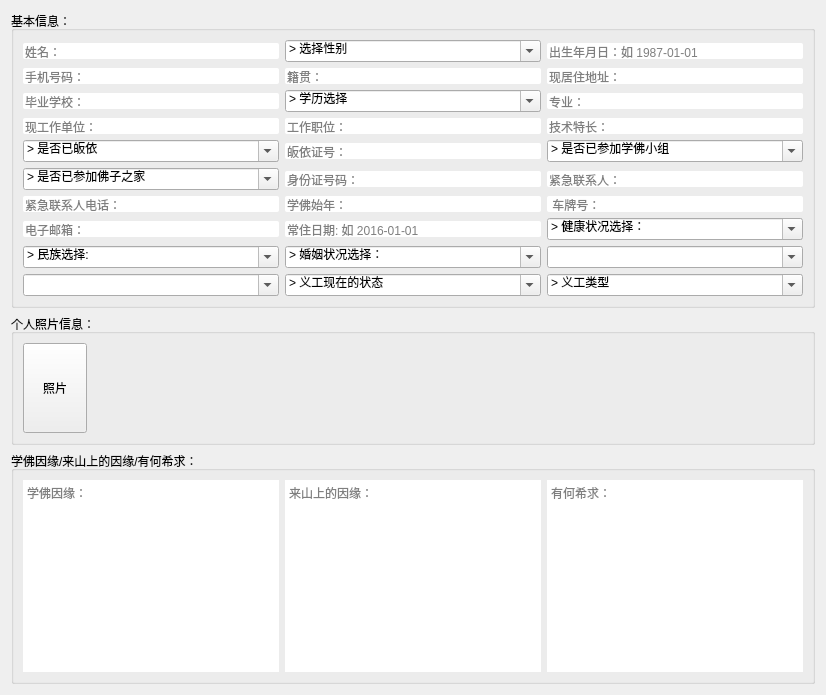
      <widget class="QWidget" name="tabAdd">
       <attribute name="title">
        <string>录入义工</string>
       </attribute>
       <layout class="QVBoxLayout" name="verticalLayout">
        <item>
         <widget class="QGroupBox" name="gridGroupBoxBase">
          <property name="title">
           <string>基本信息：</string>
          </property>
          <layout class="QGridLayout" name="gridLayout">
           <item row="11" column="1">
            <widget class="QComboBox" name="comboBoxMariage">
             <property name="editable">
              <bool>true</bool>
             </property>
             <item>
              <property name="text">
               <string>&gt; 婚姻状况选择：</string>
              </property>
             </item>
             <item>
              <property name="text">
               <string>已婚</string>
              </property>
             </item>
             <item>
              <property name="text">
               <string>未婚</string>
              </property>
             </item>
             <item>
              <property name="text">
               <string>离异</string>
              </property>
             </item>
             <item>
              <property name="text">
               <string>丧偶</string>
              </property>
             </item>
            </widget>
           </item>
           <item row="5" column="1">
            <widget class="QLineEdit" name="lineEditPID">
             <property name="sizePolicy">
              <sizepolicy hsizetype="Expanding" vsizetype="Fixed">
               <horstretch>0</horstretch>
               <verstretch>0</verstretch>
              </sizepolicy>
             </property>
             <property name="maximumSize">
              <size>
               <width>16777215</width>
               <height>16777215</height>
              </size>
             </property>
             <property name="styleSheet">
              <string notr="true">border-radius: 2px;</string>
             </property>
             <property name="placeholderText">
              <string>身份证号码：</string>
             </property>
            </widget>
           </item>
           <item row="5" column="2">
            <widget class="QLineEdit" name="lineEditEmer">
             <property name="sizePolicy">
              <sizepolicy hsizetype="Expanding" vsizetype="Fixed">
               <horstretch>0</horstretch>
               <verstretch>0</verstretch>
              </sizepolicy>
             </property>
             <property name="maximumSize">
              <size>
               <width>16777215</width>
               <height>16777215</height>
              </size>
             </property>
             <property name="styleSheet">
              <string notr="true">border-radius: 2px;</string>
             </property>
             <property name="placeholderText">
              <string>紧急联系人：</string>
             </property>
            </widget>
           </item>
           <item row="11" column="0">
            <widget class="QComboBox" name="comboBoxRace">
             <property name="editable">
              <bool>true</bool>
             </property>
             <item>
              <property name="text">
               <string>&gt; 民族选择:</string>
              </property>
             </item>
             <item>
              <property name="text">
               <string>汉族</string>
              </property>
             </item>
             <item>
              <property name="text">
               <string>蒙古族</string>
              </property>
             </item>
             <item>
              <property name="text">
               <string>回族</string>
              </property>
             </item>
             <item>
              <property name="text">
               <string>藏族</string>
              </property>
             </item>
             <item>
              <property name="text">
               <string>维吾尔族</string>
              </property>
             </item>
             <item>
              <property name="text">
               <string>苗族</string>
              </property>
             </item>
             <item>
              <property name="text">
               <string>彝族</string>
              </property>
             </item>
             <item>
              <property name="text">
               <string>壮族</string>
              </property>
             </item>
             <item>
              <property name="text">
               <string>满族</string>
              </property>
             </item>
             <item>
              <property name="text">
               <string>朝鲜族</string>
              </property>
             </item>
             <item>
              <property name="text">
               <string>达斡尔族</string>
              </property>
             </item>
             <item>
              <property name="text">
               <string>鄂温克族</string>
              </property>
             </item>
             <item>
              <property name="text">
               <string>鄂伦春族</string>
              </property>
             </item>
             <item>
              <property name="text">
               <string>赫哲族</string>
              </property>
             </item>
             <item>
              <property name="text">
               <string>土族</string>
              </property>
             </item>
             <item>
              <property name="text">
               <string>撒拉族</string>
              </property>
             </item>
             <item>
              <property name="text">
               <string>东乡族</string>
              </property>
             </item>
             <item>
              <property name="text">
               <string>保安族</string>
              </property>
             </item>
             <item>
              <property name="text">
               <string>裕固族</string>
              </property>
             </item>
             <item>
              <property name="text">
               <string>哈萨克族</string>
              </property>
             </item>
             <item>
              <property name="text">
               <string>柯尔克孜族</string>
              </property>
             </item>
             <item>
              <property name="text">
               <string>乌孜别克族</string>
              </property>
             </item>
             <item>
              <property name="text">
               <string>塔吉克族</string>
              </property>
             </item>
             <item>
              <property name="text">
               <string>塔塔尔族</string>
              </property>
             </item>
             <item>
              <property name="text">
               <string>锡伯族</string>
              </property>
             </item>
             <item>
              <property name="text">
               <string>俄罗斯族</string>
              </property>
             </item>
             <item>
              <property name="text">
               <string>瑶族</string>
              </property>
             </item>
             <item>
              <property name="text">
               <string>白族</string>
              </property>
             </item>
             <item>
              <property name="text">
               <string>傣族</string>
              </property>
             </item>
             <item>
              <property name="text">
               <string>哈民族</string>
              </property>
             </item>
             <item>
              <property name="text">
               <string>佤族</string>
              </property>
             </item>
             <item>
              <property name="text">
               <string>傈傈族</string>
              </property>
             </item>
             <item>
              <property name="text">
               <string>纳西族</string>
              </property>
             </item>
             <item>
              <property name="text">
               <string>拉祜族</string>
              </property>
             </item>
             <item>
              <property name="text">
               <string>景颇族</string>
              </property>
             </item>
             <item>
              <property name="text">
               <string>布朗族</string>
              </property>
             </item>
             <item>
              <property name="text">
               <string>阿昌族</string>
              </property>
             </item>
             <item>
              <property name="text">
               <string>怒族</string>
              </property>
             </item>
             <item>
              <property name="text">
               <string>德昂族</string>
              </property>
             </item>
             <item>
              <property name="text">
               <string>独龙族</string>
              </property>
             </item>
             <item>
              <property name="text">
               <string>普米族</string>
              </property>
             </item>
             <item>
              <property name="text">
               <string>门巴族</string>
              </property>
             </item>
             <item>
              <property name="text">
               <string>布依族</string>
              </property>
             </item>
             <item>
              <property name="text">
               <string>水族</string>
              </property>
             </item>
             <item>
              <property name="text">
               <string>仡佬族</string>
              </property>
             </item>
             <item>
              <property name="text">
               <string>侗族</string>
              </property>
             </item>
             <item>
              <property name="text">
               <string>土家族</string>
              </property>
             </item>
             <item>
              <property name="text">
               <string>羌族</string>
              </property>
             </item>
             <item>
              <property name="text">
               <string>仫佬族</string>
              </property>
             </item>
             <item>
              <property name="text">
               <string>毛南族</string>
              </property>
             </item>
             <item>
              <property name="text">
               <string>珞巴族</string>
              </property>
             </item>
             <item>
              <property name="text">
               <string>基诺族</string>
              </property>
             </item>
             <item>
              <property name="text">
               <string>黎族</string>
              </property>
             </item>
             <item>
              <property name="text">
               <string>京族</string>
              </property>
             </item>
             <item>
              <property name="text">
               <string>畲族</string>
              </property>
             </item>
             <item>
              <property name="text">
               <string>高山族</string>
              </property>
             </item>
             <item>
              <property name="text">
               <string>苦聪人</string>
              </property>
             </item>
             <item>
              <property name="text">
               <string>登人</string>
              </property>
             </item>
             <item>
              <property name="text">
               <string>外籍</string>
              </property>
             </item>
            </widget>
           </item>
           <item row="4" column="2">
            <widget class="QComboBox" name="comboBoxIfGroup">
             <property name="editable">
              <bool>true</bool>
             </property>
             <item>
              <property name="text">
               <string>&gt; 是否已参加学佛小组</string>
              </property>
             </item>
             <item>
              <property name="text">
               <string>是</string>
              </property>
             </item>
             <item>
              <property name="text">
               <string>否</string>
              </property>
             </item>
            </widget>
           </item>
           <item row="2" column="1">
            <widget class="QComboBox" name="comboBoxAcademic">
             <property name="editable">
              <bool>true</bool>
             </property>
             <item>
              <property name="text">
               <string>&gt; 学历选择</string>
              </property>
             </item>
             <item>
              <property name="text">
               <string>大学本科</string>
              </property>
             </item>
             <item>
              <property name="text">
               <string>大学专科</string>
              </property>
             </item>
             <item>
              <property name="text">
               <string>硕士研究生</string>
              </property>
             </item>
             <item>
              <property name="text">
               <string>博士研究生</string>
              </property>
             </item>
             <item>
              <property name="text">
               <string>高中</string>
              </property>
             </item>
             <item>
              <property name="text">
               <string>初中</string>
              </property>
             </item>
             <item>
              <property name="text">
               <string>小学</string>
              </property>
             </item>
             <item>
              <property name="text">
               <string>其他</string>
              </property>
             </item>
            </widget>
           </item>
           <item row="10" column="0">
            <widget class="QLineEdit" name="lineEditEmail">
             <property name="sizePolicy">
              <sizepolicy hsizetype="Expanding" vsizetype="Fixed">
               <horstretch>0</horstretch>
               <verstretch>0</verstretch>
              </sizepolicy>
             </property>
             <property name="maximumSize">
              <size>
               <width>16777215</width>
               <height>16777215</height>
              </size>
             </property>
             <property name="styleSheet">
              <string notr="true">border-radius: 2px;</string>
             </property>
             <property name="placeholderText">
              <string>电子邮箱：</string>
             </property>
            </widget>
           </item>
           <item row="10" column="1">
            <widget class="QLineEdit" name="lineEditStayDate">
             <property name="styleSheet">
              <string notr="true">border-radius: 2px;</string>
             </property>
             <property name="placeholderText">
              <string>常住日期: 如 2016-01-01</string>
             </property>
            </widget>
           </item>
           <item row="1" column="1">
            <widget class="QLineEdit" name="lineEditHome">
             <property name="sizePolicy">
              <sizepolicy hsizetype="Expanding" vsizetype="Fixed">
               <horstretch>0</horstretch>
               <verstretch>0</verstretch>
              </sizepolicy>
             </property>
             <property name="maximumSize">
              <size>
               <width>16777215</width>
               <height>16777215</height>
              </size>
             </property>
             <property name="styleSheet">
              <string notr="true">border-radius: 2px;</string>
             </property>
             <property name="placeholderText">
              <string>籍贯：</string>
             </property>
            </widget>
           </item>
           <item row="9" column="2">
            <widget class="QLineEdit" name="lineEditLicencePlate">
             <property name="styleSheet">
              <string notr="true">border-radius: 2px;</string>
             </property>
             <property name="placeholderText">
              <string> 车牌号：</string>
             </property>
            </widget>
           </item>
           <item row="9" column="0">
            <widget class="QLineEdit" name="lineEditEmerPhone">
             <property name="sizePolicy">
              <sizepolicy hsizetype="Expanding" vsizetype="Fixed">
               <horstretch>0</horstretch>
               <verstretch>0</verstretch>
              </sizepolicy>
             </property>
             <property name="maximumSize">
              <size>
               <width>16777215</width>
               <height>16777215</height>
              </size>
             </property>
             <property name="styleSheet">
              <string notr="true">border-radius: 2px;</string>
             </property>
             <property name="placeholderText">
              <string>紧急联系人电话：</string>
             </property>
            </widget>
           </item>
           <item row="9" column="1">
            <widget class="QLineEdit" name="lineEditStartLearnBud">
             <property name="sizePolicy">
              <sizepolicy hsizetype="Expanding" vsizetype="Fixed">
               <horstretch>0</horstretch>
               <verstretch>0</verstretch>
              </sizepolicy>
             </property>
             <property name="maximumSize">
              <size>
               <width>16777215</width>
               <height>16777215</height>
              </size>
             </property>
             <property name="styleSheet">
              <string notr="true">border-radius: 2px;</string>
             </property>
             <property name="placeholderText">
              <string>学佛始年：</string>
             </property>
            </widget>
           </item>
           <item row="0" column="2">
            <widget class="QLineEdit" name="lineEditBirthday">
             <property name="sizePolicy">
              <sizepolicy hsizetype="Expanding" vsizetype="Fixed">
               <horstretch>0</horstretch>
               <verstretch>0</verstretch>
              </sizepolicy>
             </property>
             <property name="maximumSize">
              <size>
               <width>16777215</width>
               <height>16777215</height>
              </size>
             </property>
             <property name="styleSheet">
              <string notr="true">border-radius: 2px;</string>
             </property>
             <property name="placeholderText">
              <string>出生年月日：如 1987-01-01</string>
             </property>
            </widget>
           </item>
           <item row="3" column="2">
            <widget class="QLineEdit" name="lineEditHobby">
             <property name="sizePolicy">
              <sizepolicy hsizetype="Expanding" vsizetype="Fixed">
               <horstretch>0</horstretch>
               <verstretch>0</verstretch>
              </sizepolicy>
             </property>
             <property name="maximumSize">
              <size>
               <width>16777215</width>
               <height>16777215</height>
              </size>
             </property>
             <property name="styleSheet">
              <string notr="true">border-radius: 2px;</string>
             </property>
             <property name="placeholderText">
              <string>技术特长：</string>
             </property>
            </widget>
           </item>
           <item row="0" column="0">
            <widget class="QLineEdit" name="lineEditName">
             <property name="sizePolicy">
              <sizepolicy hsizetype="Expanding" vsizetype="Fixed">
               <horstretch>0</horstretch>
               <verstretch>0</verstretch>
              </sizepolicy>
             </property>
             <property name="maximumSize">
              <size>
               <width>16777215</width>
               <height>16777215</height>
              </size>
             </property>
             <property name="toolTip">
              <string>按ENTER可以进入查询，如果存在同名的人，则在查询义工栏输出。</string>
             </property>
             <property name="styleSheet">
              <string notr="true">border-radius: 2px;</string>
             </property>
             <property name="placeholderText">
              <string comment="name">姓名：</string>
             </property>
            </widget>
           </item>
           <item row="3" column="0">
            <widget class="QLineEdit" name="lineEditWorkPlace">
             <property name="styleSheet">
              <string notr="true">border-radius: 2px;</string>
             </property>
             <property name="placeholderText">
              <string>现工作单位：</string>
             </property>
            </widget>
           </item>
           <item row="2" column="2">
            <widget class="QLineEdit" name="lineEditField">
             <property name="sizePolicy">
              <sizepolicy hsizetype="Expanding" vsizetype="Fixed">
               <horstretch>0</horstretch>
               <verstretch>0</verstretch>
              </sizepolicy>
             </property>
             <property name="maximumSize">
              <size>
               <width>16777215</width>
               <height>16777215</height>
              </size>
             </property>
             <property name="styleSheet">
              <string notr="true">border-radius: 2px;</string>
             </property>
             <property name="placeholderText">
              <string>专业：</string>
             </property>
            </widget>
           </item>
           <item row="2" column="0">
            <widget class="QLineEdit" name="lineEditGraduate">
             <property name="sizePolicy">
              <sizepolicy hsizetype="Expanding" vsizetype="Fixed">
               <horstretch>0</horstretch>
               <verstretch>0</verstretch>
              </sizepolicy>
             </property>
             <property name="maximumSize">
              <size>
               <width>16777215</width>
               <height>16777215</height>
              </size>
             </property>
             <property name="styleSheet">
              <string notr="true">border-radius: 2px;</string>
             </property>
             <property name="placeholderText">
              <string>毕业学校：</string>
             </property>
            </widget>
           </item>
           <item row="1" column="2">
            <widget class="QLineEdit" name="lineEditNowHome">
             <property name="sizePolicy">
              <sizepolicy hsizetype="Expanding" vsizetype="Fixed">
               <horstretch>0</horstretch>
               <verstretch>0</verstretch>
              </sizepolicy>
             </property>
             <property name="maximumSize">
              <size>
               <width>16777215</width>
               <height>16777215</height>
              </size>
             </property>
             <property name="styleSheet">
              <string notr="true">border-radius: 2px;</string>
             </property>
             <property name="placeholderText">
              <string>现居住地址：</string>
             </property>
            </widget>
           </item>
           <item row="1" column="0">
            <widget class="QLineEdit" name="lineEditPhone">
             <property name="sizePolicy">
              <sizepolicy hsizetype="Expanding" vsizetype="Fixed">
               <horstretch>0</horstretch>
               <verstretch>0</verstretch>
              </sizepolicy>
             </property>
             <property name="maximumSize">
              <size>
               <width>16777215</width>
               <height>16777215</height>
              </size>
             </property>
             <property name="styleSheet">
              <string notr="true">border-radius: 2px;</string>
             </property>
             <property name="placeholderText">
              <string>手机号码：</string>
             </property>
            </widget>
           </item>
           <item row="3" column="1">
            <widget class="QLineEdit" name="lineEditJob">
             <property name="sizePolicy">
              <sizepolicy hsizetype="Expanding" vsizetype="Fixed">
               <horstretch>0</horstretch>
               <verstretch>0</verstretch>
              </sizepolicy>
             </property>
             <property name="maximumSize">
              <size>
               <width>16777215</width>
               <height>16777215</height>
              </size>
             </property>
             <property name="styleSheet">
              <string notr="true">border-radius: 2px;</string>
             </property>
             <property name="placeholderText">
              <string>工作职位：</string>
             </property>
            </widget>
           </item>
           <item row="10" column="2">
            <widget class="QComboBox" name="comboBoxHealth">
             <property name="editable">
              <bool>true</bool>
             </property>
             <item>
              <property name="text">
               <string>&gt; 健康状况选择：</string>
              </property>
             </item>
             <item>
              <property name="text">
               <string>良好</string>
              </property>
             </item>
             <item>
              <property name="text">
               <string>一般</string>
              </property>
             </item>
             <item>
              <property name="text">
               <string>较差</string>
              </property>
             </item>
             <item>
              <property name="text">
               <string>严重</string>
              </property>
             </item>
            </widget>
           </item>
           <item row="11" column="2">
            <widget class="QComboBox" name="comboBoxDepart">
             <property name="editable">
              <bool>true</bool>
             </property>
             <property name="currentText">
              <string/>
             </property>
            </widget>
           </item>
           <item row="0" column="1">
            <widget class="QComboBox" name="comboBoxGender">
             <property name="editable">
              <bool>true</bool>
             </property>
             <item>
              <property name="text">
               <string>&gt; 选择性别</string>
              </property>
             </item>
             <item>
              <property name="text">
               <string>男</string>
              </property>
             </item>
             <item>
              <property name="text">
               <string>女</string>
              </property>
             </item>
            </widget>
           </item>
           <item row="4" column="0">
            <widget class="QComboBox" name="comboBoxIfGuiyi">
             <property name="editable">
              <bool>true</bool>
             </property>
             <item>
              <property name="text">
               <string>&gt; 是否已皈依</string>
              </property>
             </item>
             <item>
              <property name="text">
               <string>是</string>
              </property>
             </item>
             <item>
              <property name="text">
               <string>否</string>
              </property>
             </item>
            </widget>
           </item>
           <item row="5" column="0">
            <widget class="QComboBox" name="comboBoxIfFZZJ">
             <property name="editable">
              <bool>true</bool>
             </property>
             <item>
              <property name="text">
               <string>&gt; 是否已参加佛子之家</string>
              </property>
             </item>
             <item>
              <property name="text">
               <string>是</string>
              </property>
             </item>
             <item>
              <property name="text">
               <string>否</string>
              </property>
             </item>
            </widget>
           </item>
           <item row="4" column="1">
            <widget class="QLineEdit" name="lineEditCode">
             <property name="sizePolicy">
              <sizepolicy hsizetype="Expanding" vsizetype="Fixed">
               <horstretch>0</horstretch>
               <verstretch>0</verstretch>
              </sizepolicy>
             </property>
             <property name="maximumSize">
              <size>
               <width>16777215</width>
               <height>16777215</height>
              </size>
             </property>
             <property name="styleSheet">
              <string notr="true">border-radius: 2px;</string>
             </property>
             <property name="placeholderText">
              <string>皈依证号：</string>
             </property>
            </widget>
           </item>
           <item row="12" column="2">
            <widget class="QComboBox" name="comboBoxVolunteerType">
             <property name="editable">
              <bool>true</bool>
             </property>
             <item>
              <property name="text">
               <string>&gt; 义工类型</string>
              </property>
             </item>
             <item>
              <property name="text">
               <string>常住义工</string>
              </property>
             </item>
             <item>
              <property name="text">
               <string>短期义工</string>
              </property>
             </item>
             <item>
              <property name="text">
               <string>新义工</string>
              </property>
             </item>
            </widget>
           </item>
           <item row="12" column="1">
            <widget class="QComboBox" name="comboBoxStat">
             <property name="editable">
              <bool>true</bool>
             </property>
             <item>
              <property name="text">
               <string>&gt; 义工现在的状态</string>
              </property>
             </item>
             <item>
              <property name="text">
               <string>在住</string>
              </property>
             </item>
             <item>
              <property name="text">
               <string>退单</string>
              </property>
             </item>
             <item>
              <property name="text">
               <string>出家</string>
              </property>
             </item>
            </widget>
           </item>
           <item row="12" column="0">
            <widget class="QComboBox" name="comboBoxDepartSecond">
             <property name="editable">
              <bool>true</bool>
             </property>
            </widget>
           </item>
          </layout>
         </widget>
        </item>
        <item>
         <widget class="QGroupBox" name="groupBoxPast">
          <property name="title">
           <string>个人照片信息：</string>
          </property>
          <layout class="QGridLayout" name="gridLayout_4">
           <item row="0" column="0">
            <widget class="QToolButton" name="toolButtonImage">
             <property name="sizePolicy">
              <sizepolicy hsizetype="Minimum" vsizetype="Minimum">
               <horstretch>0</horstretch>
               <verstretch>0</verstretch>
              </sizepolicy>
             </property>
             <property name="minimumSize">
              <size>
               <width>64</width>
               <height>90</height>
              </size>
             </property>
             <property name="maximumSize">
              <size>
               <width>64</width>
               <height>90</height>
              </size>
             </property>
             <property name="acceptDrops">
              <bool>true</bool>
             </property>
             <property name="text">
              <string>照片</string>
             </property>
             <property name="iconSize">
              <size>
               <width>64</width>
               <height>90</height>
              </size>
             </property>
             <property name="popupMode">
              <enum>QToolButton::DelayedPopup</enum>
             </property>
            </widget>
           </item>
           <item row="0" column="1">
            <spacer name="horizontalSpacer_4">
             <property name="orientation">
              <enum>Qt::Horizontal</enum>
             </property>
             <property name="sizeHint" stdset="0">
              <size>
               <width>40</width>
               <height>20</height>
              </size>
             </property>
            </spacer>
           </item>
          </layout>
         </widget>
        </item>
        <item>
         <widget class="QGroupBox" name="groupBoxWhyHere">
          <property name="title">
           <string>学佛因缘/来山上的因缘/有何希求：</string>
          </property>
          <layout class="QHBoxLayout" name="horizontalLayout_3">
           <item>
            <widget class="QPlainTextEdit" name="plainTextEditPast">
             <property name="focusPolicy">
              <enum>Qt::WheelFocus</enum>
             </property>
             <property name="styleSheet">
              <string notr="true">border-radius: 5px;</string>
             </property>
             <property name="frameShape">
              <enum>QFrame::StyledPanel</enum>
             </property>
             <property name="frameShadow">
              <enum>QFrame::Sunken</enum>
             </property>
             <property name="placeholderText">
              <string>学佛因缘：</string>
             </property>
            </widget>
           </item>
           <item>
            <widget class="QPlainTextEdit" name="plainTextEditWhyHere">
             <property name="focusPolicy">
              <enum>Qt::WheelFocus</enum>
             </property>
             <property name="styleSheet">
              <string notr="true">border-radius: 5px;</string>
             </property>
             <property name="backgroundVisible">
              <bool>false</bool>
             </property>
             <property name="placeholderText">
              <string>来山上的因缘：</string>
             </property>
            </widget>
           </item>
           <item>
            <widget class="QPlainTextEdit" name="plainTextEditHopeFor">
             <property name="focusPolicy">
              <enum>Qt::WheelFocus</enum>
             </property>
             <property name="styleSheet">
              <string notr="true">border-radius: 5px;</string>
             </property>
             <property name="placeholderText">
              <string>有何希求：</string>
             </property>
            </widget>
           </item>
          </layout>
         </widget>
        </item>
       </layout>
      </widget>
